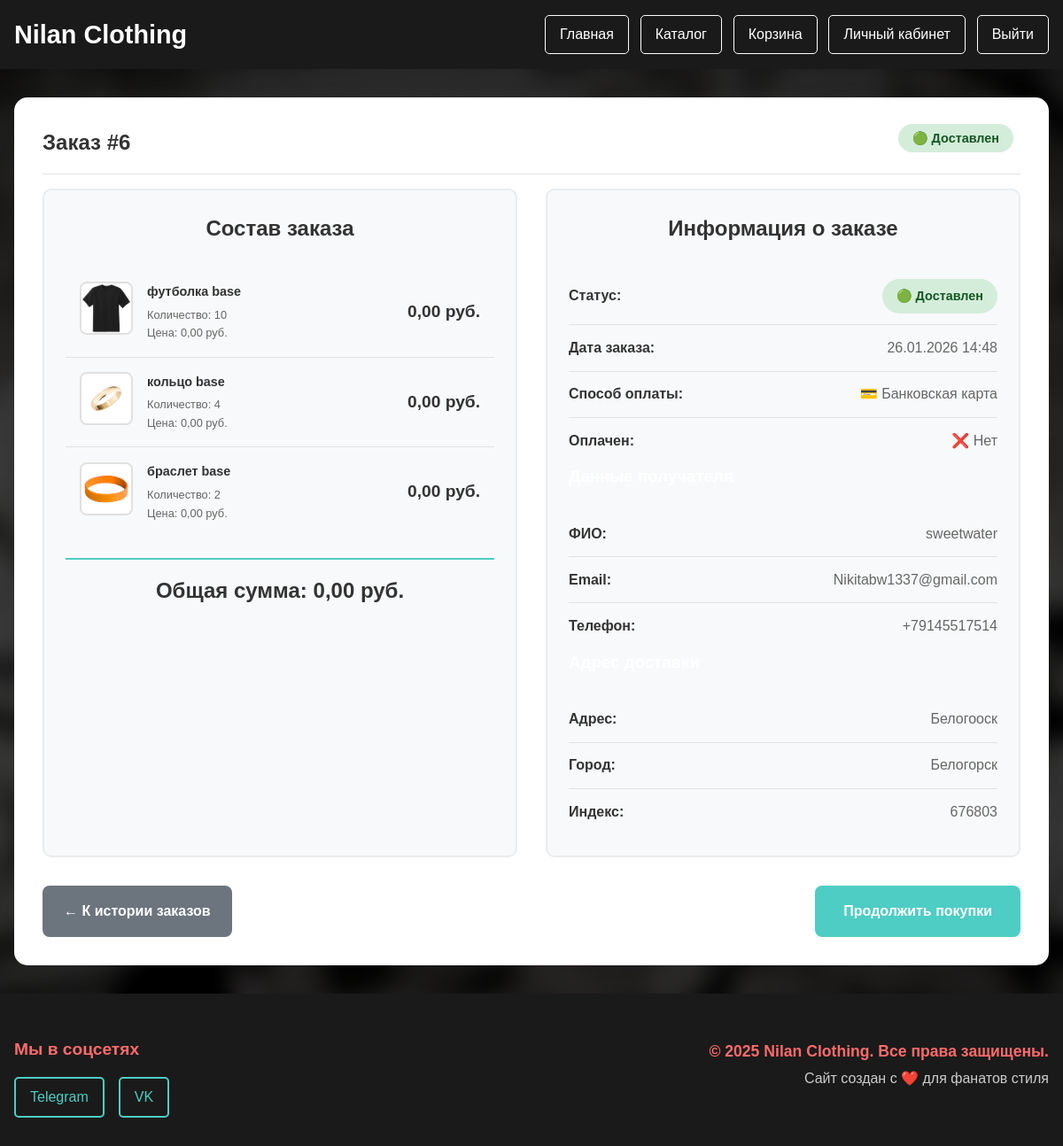
Screenshot of /shop/order/6/ (signed in) with the database file from the repository.
### shop/models.py (models this page shows, shortened)
class Order(models.Model):
    STATUS_CHOICES = [
        ('pending', '🟡 Ожидает обработки'),
        ('processing', '🟠 В обработке'),
        ('shipped', '🔵 Отправлен'),
        ('delivered', '🟢 Доставлен'),
        ('cancelled', '🔴 Отменен'),
    ]
    PAYMENT_CHOICES = [
        ('card', '💳 Банковская карта'),
        ('cash', '💵 Наличные при получении'),
        ('online', '🌐 Онлайн оплата'),
    ]
    user = models.ForeignKey(
        settings.AUTH_USER_MODEL,
        on_delete=models.CASCADE,
        related_name='orders'  # ДОБАВЛЕНО!
    )
    created = models.DateTimeField(auto_now_add=True)
    updated = models.DateTimeField(auto_now=True)
    paid = models.BooleanField(default=False)
    status = models.CharField(max_length=20, choices=STATUS_CHOICES, default='pending')
    payment_method = models.CharField(max_length=20, choices=PAYMENT_CHOICES, default='card')
    total_price = models.DecimalField(max_digits=10, decimal_places=2, default=0)
    shipping_address = models.TextField(blank=True)
    shipping_city = models.CharField(max_length=100, blank=True)
    shipping_zip_code = models.CharField(max_length=20, blank=True)
    shipping_country = models.CharField(max_length=100, default='Россия')
    customer_name = models.CharField(max_length=100, blank=True)
    customer_email = models.EmailField(blank=True)
    customer_phone = models.CharField(max_length=20, blank=True)
    notes = models.TextField(blank=True)
    tracking_number = models.CharField(max_length=100, blank=True)
    class Meta:
        ordering = ('-created',)
    def get_status_display_with_icon(self):
        return dict(self.STATUS_CHOICES).get(self.status, self.status)
    def get_payment_method_display_with_icon(self):
        return dict(self.PAYMENT_CHOICES).get(self.payment_method, self.payment_method)

class OrderItem(models.Model):
    order = models.ForeignKey(Order, related_name='items', on_delete=models.CASCADE)
    product = models.ForeignKey(Product, on_delete=models.CASCADE)
    price = models.DecimalField(max_digits=10, decimal_places=2)
    quantity = models.PositiveIntegerField(default=1)
    def get_cost(self):
        return self.price * self.quantity

class Product(models.Model):
    name = models.CharField(max_length=200)
    slug = models.SlugField(unique=True)
    description = models.TextField()
    price = models.DecimalField(max_digits=10, decimal_places=2)
    category = models.ForeignKey(Category, on_delete=models.CASCADE)
    image = models.ImageField(upload_to='products/')
    available = models.BooleanField(default=True)
    created = models.DateTimeField(auto_now_add=True)
    updated = models.DateTimeField(auto_now=True)
    stock = models.PositiveIntegerField(default=10, verbose_name='Количество на складе')

### shop/views.py (the view)
# urls.py: path('order/<int:order_id>/', views.order_detail, name='order_detail'),
@login_required
def order_detail(request, order_id):
    order = get_object_or_404(Order, id=order_id, user=request.user)
    return render(request, 'shop/order_detail.html', {'order': order})

### users/managers.py (called while the page is built)
    def get_queryset(self):
        return super().get_queryset().filter(is_deleted=False)

### my_merch_shop/shop/templates/shop/order_detail.html (shortened to what this page needs)
{% load static %}
<!DOCTYPE html>
<html lang="ru">
<head>
    <link rel="stylesheet" href="{% static 'style.css' %}">
</head>
<body>
    <header>
        <div class="logo">
            <h1>Nilan Clothing</h1>
        </div>
        <nav>
            <a href="/">Главная</a>
            <a href="{% url 'shop:product_list' %}">Каталог</a>
            <a href="{% url 'shop:cart_detail' %}">Корзина</a>
            {% if user.is_authenticated %}
                <a href="{% url 'users:profile' %}">Личный кабинет</a>
                <a href="{% url 'users:logout' %}">Выйти</a>
            {% else %}
                <a href="{% url 'users:login' %}">Войти</a>
                <a href="{% url 'users:register' %}">Регистрация</a>
            {% endif %}
        </nav>
    </header>
    <main>
        <section class="order-detail-section">
            <div class="order-detail-container">
                <div class="order-header">
                    <h1>Заказ #{{ order.id }}</h1>
                    <div class="order-status">
                        <span class="status-badge {{ order.status }}">{{ order.get_status_display_with_icon }}</span>
                    </div>
                </div>
                <div class="order-info-grid">
                    <div class="order-items-card">
                        <h2>Состав заказа</h2>
                        <div class="order-items-list">
                            {% for item in order.items.all %}
                            <div class="order-item">
                                <div class="item-image">
                                    {% if item.product.image %}
                                        <img src="{{ item.product.image.url }}" alt="{{ item.product.name }}">
                                    {% else %}
                                        <img src="{% static 't-shirt.png' %}" alt="{{ item.product.name }}">
                                    {% endif %}
                                </div>
                                <div class="item-details">
                                    <h4>{{ item.product.name }}</h4>
                                    <p>Количество: {{ item.quantity }}</p>
                                    <p>Цена: {{ item.price }} руб.</p>
                                </div>
                                <div class="item-total">
                                    {{ item.get_cost }} руб.
                                </div>
                            </div>
                            {% endfor %}
                        </div>
                        <div class="order-total">
                            <h3>Общая сумма: {{ order.total_price }} руб.</h3>
                        </div>
                    </div>
                    <div class="order-details-card">
                        <h2>Информация о заказе</h2>
                        <div class="order-details">
                            <div class="detail-item">
                                <strong>Статус:</strong>
                                <span class="status-badge {{ order.status }}">{{ order.get_status_display_with_icon }}</span>
                            </div>
                            <div class="detail-item">
                                <strong>Дата заказа:</strong>
                                <span>{{ order.created|date:"d.m.Y H:i" }}</span>
                            </div>
                            <div class="detail-item">
                                <strong>Способ оплаты:</strong>
                                <span>{{ order.get_payment_method_display_with_icon }}</span>
                            </div>
                            <div class="detail-item">
                                <strong>Оплачен:</strong>
                                <span>{% if order.paid %}✅ Да{% else %}❌ Нет{% endif %}</span>
                            </div>
                        </div>
                        <h3>Данные получателя</h3>
                        <div class="customer-details">
                            <div class="detail-item">
                                <strong>ФИО:</strong>
                                <span>{{ order.customer_name }}</span>
                            </div>
                            <div class="detail-item">
                                <strong>Email:</strong>
                                <span>{{ order.customer_email }}</span>
                            </div>
                            <div class="detail-item">
                                <strong>Телефон:</strong>
                                <span>{{ order.customer_phone }}</span>
                            </div>
                        </div>
                        <h3>Адрес доставки</h3>
                        <div class="shipping-details">
                            <div class="detail-item">
                                <strong>Адрес:</strong>
                                <span>{{ order.shipping_address }}</span>
                            </div>
                            <div class="detail-item">
                                <strong>Город:</strong>
                                <span>{{ order.shipping_city }}</span>
                            </div>
                            <div class="detail-item">
                                <strong>Индекс:</strong>
                                <span>{{ order.shipping_zip_code }}</span>
                            </div>
                        </div>
                    </div>
                </div>
                <div class="order-actions">
                    <a href="{% url 'shop:order_history' %}" class="back-btn">← К истории заказов</a>
                    <a href="{% url 'shop:product_list' %}" class="continue-shopping">Продолжить покупки</a>
                </div>
            </div>
        </section>
    </main>
    <footer class="site-footer">
        <div class="footer-content">
            <div class="social-links">
                <h3>Мы в соцсетях</h3>
                <div class="social-icons">
                    <a href="#" class="social-link">Telegram</a>
                    <a href="#" class="social-link">VK</a>
                </div>
            </div>
            <div class="copyright">
                <p>&copy; 2025 Nilan Clothing. Все права защищены.</p>
                <p>Сайт создан с ❤️ для фанатов стиля</p>
            </div>
        </div>
    </footer>
</body>
</html>

### rows the page displays
Order: id "6", get_status_display_with_icon "🟢 Доставлен", total_price "0,00", created "26.01.2026 14:48", get_payment_method_display_with_icon "💳 Банковская карта", customer_name "sweetwater", customer_email "Nikitabw1337@gmail.com", customer_phone "+79145517514", shipping_address "Белогооск", shipping_city "Белогорск", shipping_zip_code "676803"
OrderItem: product.image (picture), product.name "футболка base", quantity "10", price "0,00", get_cost "0,00"
OrderItem: product.image (picture), product.name "кольцо base", quantity "4", price "0,00", get_cost "0,00"
OrderItem: product.image (picture), product.name "браслет base", quantity "2", price "0,00", get_cost "0,00"
